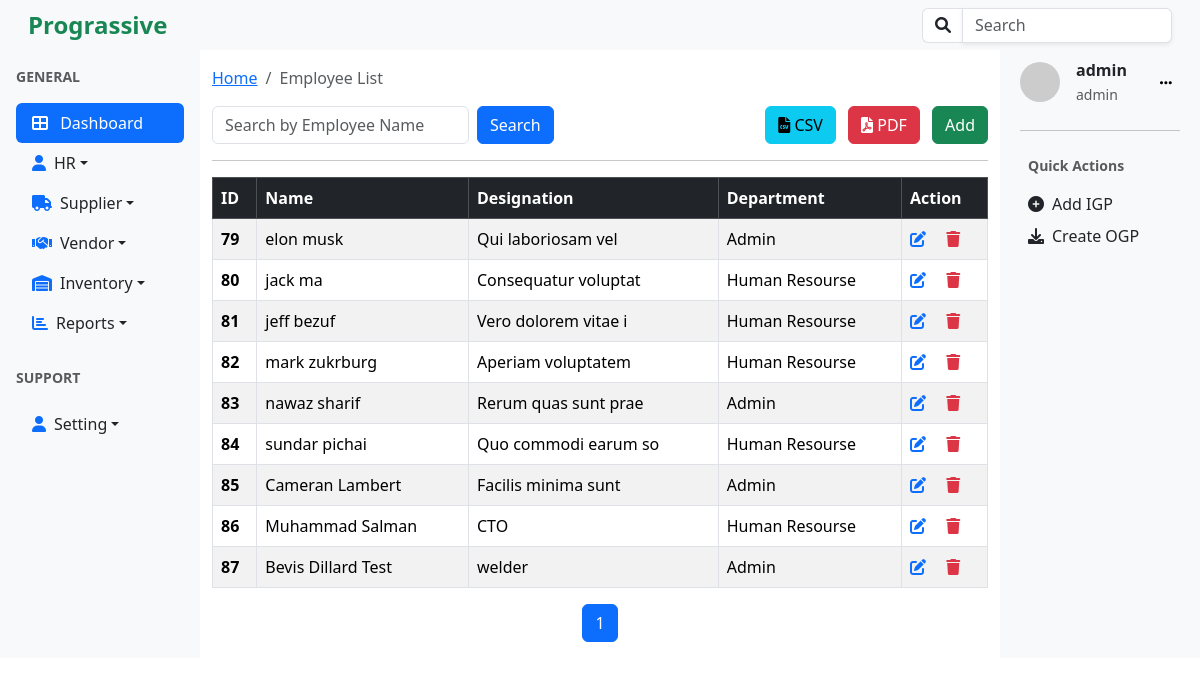
Page /employees/list/ (signed in) on the committed database.
### employees/models.py (models this page shows, shortened)
class Employee(models.Model):
    photo = models.ImageField(upload_to='', blank=True, null=True)
    status = models.CharField(max_length=20, choices=[('active', 'Active'), ('on_leave', 'On Leave'),('retired','Retired'),('terminated','Terminated')], default='Active')
    name = models.CharField(max_length=255,null=True, blank=True)
    father_name = models.CharField(max_length=255, blank=True, null=True)
    cnic = models.CharField(max_length=15, blank=True, null=True)
    dob = models.DateField(null=True, blank=True)
    gender = models.CharField(max_length=10, choices=[('Male', 'Male'), ('Female', 'Female'),('Others','Others')], default='Male')
    religious = models.CharField(max_length=20, choices=[('Islam', 'Islam'), ('Christianity', 'Christianity'), ('Hinduism', 'Hinduism'), ('Others', 'Others')], default='Islam')
    marital_status = models.CharField(max_length=20, choices=[('Single', 'Single'), ('Married', 'Married'), ('Divorced', 'Divorced'), ('Widowed', 'Widowed')], default='Single')
    current_job = models.CharField(max_length=255, blank=True, null=True)
    previous_job_title = models.CharField(max_length=255, blank=True, null=True)
    department = models.ForeignKey(Department, on_delete=models.SET_NULL, null=True)
    designation = models.CharField(max_length=100, blank=True, null=True)
    current_address = models.TextField(null=True , blank=True)
    permanent_address = models.TextField(null=True , blank=True)
    contact_no = models.CharField(max_length=15, blank=True, null=True)
    previous_job_start = models.DateField(blank=True, null=True)
    previous_job_end = models.DateField(blank=True, null=True)
    basic_salary = models.DecimalField(max_digits=10, decimal_places=2, blank=True, null=True)
    traveling_allowance = models.DecimalField(max_digits=10, decimal_places=2, blank=True, null=True)
    medical_allowance = models.DecimalField(max_digits=10, decimal_places=2, blank=True, null=True)
    food_allowance = models.DecimalField(max_digits=10, decimal_places=2, blank=True, null=True)
    marriage_allowance = models.DecimalField(max_digits=10, decimal_places=2, blank=True, null=True)
    house_allowance = models.DecimalField(max_digits=10, decimal_places=2, blank=True, null=True)
    casual_leave = models.IntegerField(blank=True, null=True)
    sick_leave = models.IntegerField(blank=True, null=True)
    annual_leave = models.IntegerField(blank=True, null=True)
    medical_leave = models.IntegerField(blank=True, null=True)
    created_at = models.DateTimeField(auto_now_add=True ,null=True , blank=True)
    updated_at = models.DateTimeField(auto_now=True, null=True , blank=True)

### departments/models.py (models this page shows)
class Department(models.Model):
    name=models.CharField(max_length=20 , unique=True ,null=False)
    description = models.CharField(max_length=100,null=True, blank=True)
    def __str__(self):
        return self.name

### accounts/models.py (models this page shows, shortened)
class User(AbstractUser):
    role = models.ForeignKey(Role, on_delete=models.SET_NULL, null=True, blank=True)

class Role(models.Model):
    ADMIN = 'admin'
    HR = 'hr'
    STAFF = 'staff'
    ROLE_CHOICES = [
        (ADMIN, 'Admin'),
        (HR, 'HR'),
        (STAFF, 'Staff'),
    ]
    name = models.CharField(max_length=50, choices=ROLE_CHOICES, default=STAFF)
    description = models.TextField(blank=True)
    def __str__(self):
        return self.name

### utils/decorators.py (the view, shortened to what this page needs)
        def _wrapped_view(request, *args, **kwargs):
            return view_func(request, *args, **kwargs)

### employees/views.py (called while the page is built)
@login_required
@role_required('staff','hr','admin')
def employee_list(request):
    filters = {
        "name":'name',
    }
    employee_list, search_params = search_and_paginate(
        request,
        model=Employee,
        filters=filters,
        ordering='id',
        per_page=10,
    )
    return render(request, 'employee_list.html', {
        'employee_list':employee_list,
        'search_params':search_params,
        'search_active': bool(search_params),
    })

### utils/helpers.py (called while the page is built)
def search_and_paginate(request, model, filters=None, ordering=None, per_page=10):
    query = Q()
    search_params = {}
    if filters:
        for field, value in filters.items():
            search_value = request.GET.get(value, '').strip()
            if search_value:
                query &= Q(**{f"{field}__icontains": search_value})
                search_params[value] = search_value
    queryset = model.objects.filter(query).order_by(ordering if ordering else '-id')
    paginator = Paginator(queryset, per_page)
    page_number = request.GET.get('page')
    paginated_queryset = paginator.get_page(page_number)
    return paginated_queryset, search_params

### employees/templates/employee_list.html (shortened to what this page needs)
{% extends 'base.html' %}
{% block content%}
<nav aria-label="breadcrumb" class="my-3">
  <ol class="breadcrumb">
    <li class="breadcrumb-item"><a href="{% url 'home'%}">Home</a></li>
    <li class="breadcrumb-item active" aria-current="page">Employee List</li>
  </ol>
</nav>
<div class="d-flex justify-content-between align-items-center mb-3">
  <form class="d-flex" method="GET" action="{% url 'employees:employee_list' %}">
      <input type="text" name="name" class="form-control me-2" placeholder="Search by Employee Name" value="{{ request.GET.name|default_if_none:'' }}">
      <button type="submit" class="btn btn-primary">Search</button>
  </form>
  <div>
      <a href="" class="btn btn-info me-2" title="Export CSV">
          <i class="fa fa-file-csv"></i> CSV
      </a>
      <a href="" class="btn btn-danger me-2" title="Export PDF">
          <i class="fa fa-file-pdf"></i> PDF
      </a>
      <a href="{% url 'employees:create_employee'%}" class="btn btn-success">Add</a>
  </div>
</div>
<hr />
<div class="table-responsive">
<table class="table table-bordered table-striped table-hover">
    <thead class="table-dark">
      <tr>
        <th scope="col">ID</th>
        <th scope="col">Name</th>
        <th scope="col">Designation</th>
        <th scope="col">Department</th>
        <th scope="col">Action</th>
      </tr>
    </thead>
    <tbody>
    {% for employee in employee_list %}
    <tr>
        <th>{{employee.id}}</th>
        <td>{{employee.name}}</td>
        <td>{{employee.designation}}</td>
        <td>{{employee.department}}</td>
       <td>
            <a href="{% url 'employees:update_employee' employee.id %}" class="text-primary"><i class="fa fa-edit"></i></a>
            <a href="{% url 'employees:delete_employee' employee.id %}" class="text-danger ms-3"><i class="fa fa-trash"></i></a>
        </td>
      </tr>
      {%endfor %}
    </tbody>
</table>
</div>
<div class="d-flex justify-content-center">
  <nav aria-label="Page navigation">
      <ul class="pagination">
          {% for num in employee_list.paginator.page_range %}
          <li class="page-item {% if num == employee_list.number %}active{% endif %}">
              <a class="page-link" href="?page={{ num }}">{{ num }}</a>
          </li>
          {% endfor %}
      </ul>
  </nav>
</div>
{% endblock%}

### templates/right_sidebar.html (shortened to what this page needs)
<div class=" bg-light p-2">
  <div class="d-flex align-items-center mb-4 ml-2">
    <img
      src="https://ui-avatars.com/api/?name={{user.username}}"
      alt="User Avatar"
      class="rounded-circle me-3"
      width="40"
    />
    <div>
      <p class="mb-0 fw-bold">{{user.username}}</p>
      <small class="text-muted">{{user.role}}</small>
    </div>
    <div class="dropdown ms-auto">
    <button class="btn btn-light btn-sm ms-auto "  id="dropdownMenuButton" data-bs-toggle="dropdown" aria-expanded="false" style="box-shadow: none; border:1px;">
      <i class="fa fa-ellipsis-h"></i>
    </button>
</div>
  </div>
  <hr />
  <div class="mb-4 p-2">
    <p class="text-muted small fw-bold">Quick Actions</p>
    <ul class="list-unstyled">
      <li class="mb-2">
        <a href="{% url 'create_igp'%}" class="d-flex align-items-center text-dark text-decoration-none">
          <i class="fa fa-plus-circle me-2"></i> Add IGP
        </a>
      </li>
      <li>
        <a href="#" class="d-flex align-items-center text-dark text-decoration-none">
          <i class="fa fa-download me-2"></i> Create OGP
        </a>
      </li>
    </ul>
  </div>
</div>

### rows in the picture
Employee: id "79", name "elon musk", designation "Qui laboriosam vel", department "Admin"
Employee: id "80", name "jack ma", designation "Consequatur voluptat", department "Human Resourse"
Employee: id "81", name "jeff bezuf", designation "Vero dolorem vitae i", department "Human Resourse"
Employee: id "82", name "mark zukrburg", designation "Aperiam voluptatem", department "Human Resourse"
Employee: id "83", name "nawaz sharif", designation "Rerum quas sunt prae", department "Admin"
Employee: id "84", name "sundar pichai", designation "Quo commodi earum so", department "Human Resourse"
Employee: id "85", name "Cameran Lambert", designation "Facilis minima sunt", department "Admin"
Employee: id "86", name "Muhammad Salman", designation "CTO", department "Human Resourse"
Employee: id "87", name "Bevis Dillard Test", designation "welder", department "Admin"
User: username "admin", role "admin"

### other values in the picture
{{ num }} "1"
